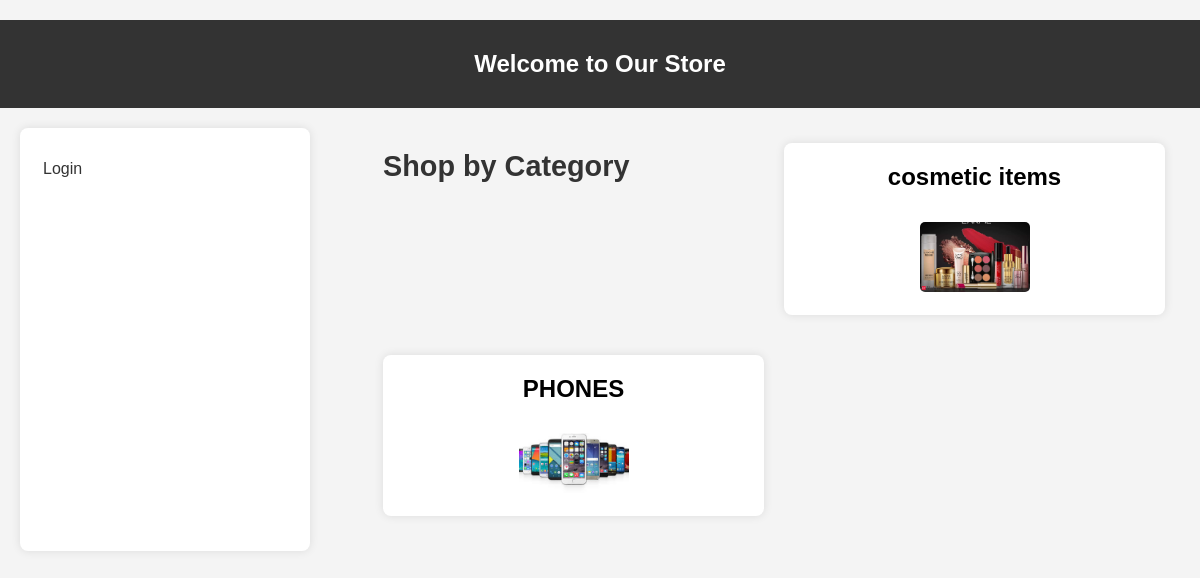
The page / on the database its author committed.
### app/models.py (models this page shows, shortened)
class Category(models.Model):
    name=models.CharField(max_length=27)
    image = models.ImageField(upload_to="category_images/",null=True,blank=True)
    user = models.ForeignKey(User,on_delete=models.CASCADE,null=True)

### app/views.py (the view)
# urls.py: path("",homepage),
def homepage(request):
    categories = Category.objects.all()
    return render(request,"index.html",{"categories":categories})

### templates/index.html (shortened to what this page needs)
{% load static %}
<!DOCTYPE html>
<html lang="en">
<head>
    <link rel="stylesheet" href="{% static 'static.css' %}">
</head>
<body>
    <header>
        <h2>Welcome to Our Store</h2>
    </header>
    <div class="container">
        <div class="sidebar">
            {% if user.is_authenticated %}
                {% if user.profile.is_vendor %}
                    <a href="/create/">Create Category</a>
                {% endif %}
                <a href="/profile/">Profile</a>
                <a href="/logout/">Logout</a>
                <a href="/create_user/">Create User</a>
            {% else %}
                <a href="/login/">Login</a>
            {% endif %}
        </div>
        <section class="category-list">
        <h2>Shop by Category</h2>
            {% for category in categories %}
                <div class="category">
                    <div class="category-item">
                        <h3>
                            <a href="/sub_category/{{ category.id }}">{{ category.name }}</a>
                        </h3>
                        <div class="category-image">
                            {% if category.image %}
                                <img src="{{ category.image.url }}" alt="{{ category.name }}" style="max-width: 110px; height: auto;">
                            {% else %}
                                <p>No image available</p>
                            {% endif %}
                        </div>
                    </div>
                </div>
            {% empty %}
                <p>No categories available.</p>
            {% endfor %}
        </section>
    </div>
</body>
</html>

### static/static.css (style rules this page uses)
* { margin: 0; padding: 0; box-sizing: border-box; }
body { font-family: Arial, sans-serif; background-color: #f4f4f4; color: #333; line-height: 1.6; padding-top: 20px; }
header { background-color: #333; color: #fff; text-align: center; padding: 25px 0; }
.container { display: flex; justify-content: space-between; padding: 20px; gap: 30px; }
.sidebar { width: 25%; background-color: #fff; padding: 15px; border-radius: 8px; box-shadow: 0 0 10px rgba(0, 0, 0, 0.1); }
.sidebar a { display: block; padding: 8px; text-decoration: none; color: #333; margin: 5px 0; border-radius: 4px; transition: background-color 0.3s; }
.category-list { width: 70%; padding: 15px; }
.category-list h2 { font-size: 1.8em; margin-bottom: 15px; }
.category { margin-bottom: 20px; background-color: #fff; padding: 15px; border-radius: 8px; box-shadow: 0 0 10px rgba(0, 0, 0, 0.1); }
.category-item { display: flex; flex-direction: column; align-items: center; }
.category-item h3 { font-size: 1.5em; margin-bottom: 10px; text-align: center; }
.category-item a { text-decoration: none; color: black; transition: color 0.3s; }
.category-image { margin-top: 15px; text-align: center; }
.category-image img { max-width: 150px; height: auto; border-radius: 5px; object-fit: cover; }
.category-list { display: grid; grid-template-columns: repeat(auto-fill, minmax(250px, 1fr)); gap: 20px; }

### rows shown on the page
Category: name "cosmetic items", image (picture)
Category: name "PHONES", image (picture)
